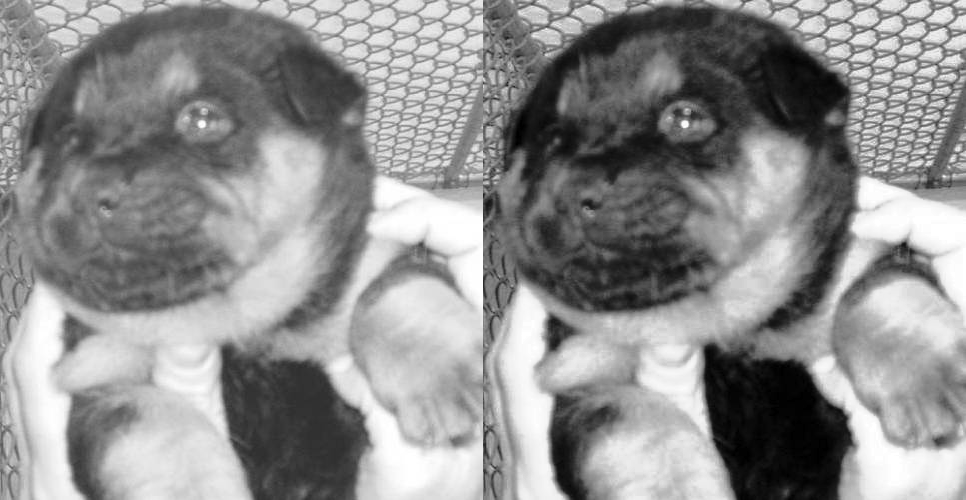
#> input picture res.png, 966 x 500 px
$ python -i armar_vector.py   (imports and definitions only)   (Python 2 division)   (older library calls are emulated)
#> lines starting #> are read from the running program, lines starting #| are printed output that depends on the picture
from PIL import Image
from sklearn import cluster, ensemble, cross_validation
import numpy as np
import cv2
from scipy.spatial import distance
import mahotas as mh

class ArmarVector():

  def __init__(self,filename):
    self.filename = filename

  # [9 lines left out: function armar_vector_color, not called in this run]

  def armar_vector_gris(self):
    img = cv2.imread(self.filename,0)
#> img is the input picture: shape (500, 966); min 0, max 255, mean 142.5
    equ = cv2.equalizeHist(img)
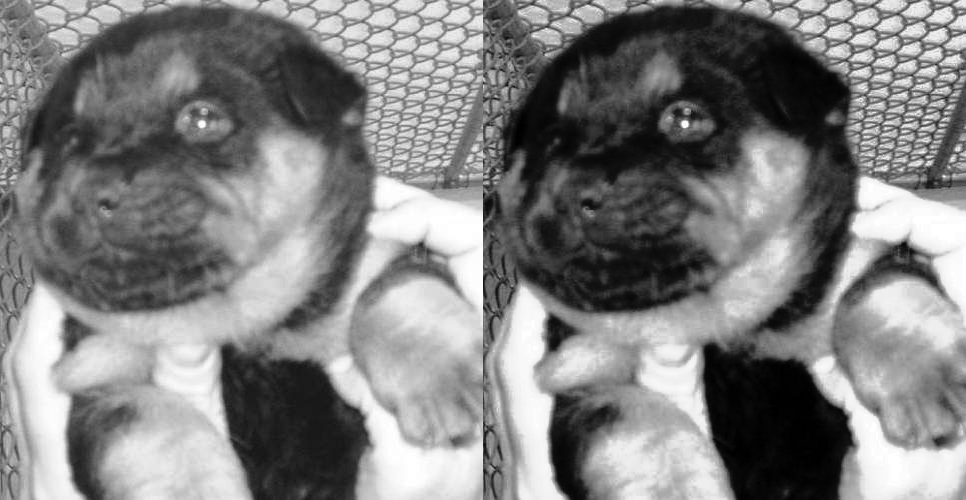
#> equ: shape (500, 966); min 0, max 255, mean 128
    res = np.hstack((img,equ)) #stacking images side-by-side
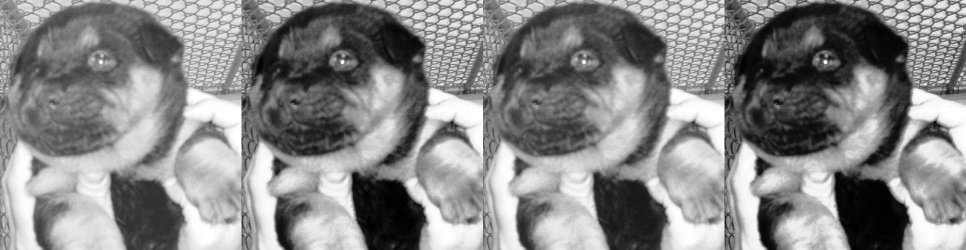
#> res: shape (500, 1932) (shown at 1/2 size); min 0, max 255, mean 135.3
    hist,bins = np.histogram(img.flatten(),256,[0,256])
#> hist = 256 values, max 4171 at index 221, min 0 at index 1, mean 1886.7; bins = 257 values from 0 to 256
    histequ,binsequ = np.histogram(equ.flatten(),256,[0,256])
#> histequ = 256 values, max 5770 at index 205, min 0 at index 37, mean 1886.7; binsequ = 257 values from 0 to 256
    return histequ

  def __oscuro(self, color_pix):
    #return 1 if color_pix > 128 else 0
    return 1 if color_pix > 200 else 0

    # adding the darkness of a 2x2 frame
  # [110 lines left out: functions armar_vector_claro_oscuro_2x2, armar_vector_claro_oscuro_5x5, armar_vector_claro_oscuro_5x5_sin_overlapping, __dist_tiles, __is_tile_not_relevant, __max_dist_tiles and 2 more, not called in this run]

  def armar_vector_mahotas(self, ):
    img = mh.imread(self.filename,as_grey=True)
    return mh.features.lbp(img, 8, 12, ignore_zeros=False) # 8 12

  def armar_vector_mix(self, ):
    return self.armar_vector_claro_oscuro_5x5_sin_overlapping() + self.armar_vector_mahotas().tolist()

>>> result = ArmarVector('res.png').armar_vector_gris()
#> result has the same summary as histequ in armar_vector_gris
